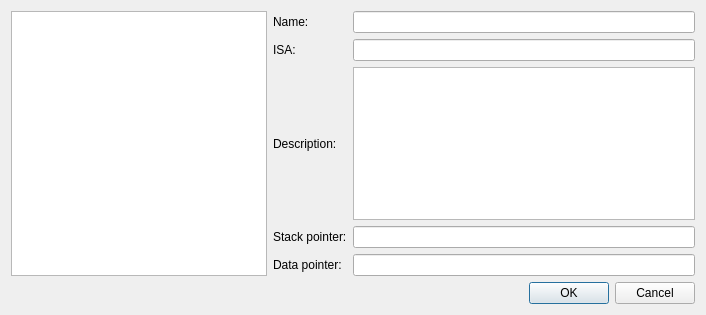
<?xml version="1.0" encoding="UTF-8"?>
<ui version="4.0">
 <class>Ripes::ProcessorSelectionDialog</class>
 <widget class="QDialog" name="Ripes::ProcessorSelectionDialog">
  <property name="geometry">
   <rect>
    <x>0</x>
    <y>0</y>
    <width>706</width>
    <height>315</height>
   </rect>
  </property>
  <property name="windowTitle">
   <string>Dialog</string>
  </property>
  <property name="modal">
   <bool>true</bool>
  </property>
  <layout class="QVBoxLayout" name="verticalLayout_4">
   <item>
    <layout class="QVBoxLayout" name="verticalLayout_3">
     <item>
      <layout class="QHBoxLayout" name="horizontalLayout" stretch="0,1">
       <item>
        <widget class="QListWidget" name="processorList">
         <property name="sizePolicy">
          <sizepolicy hsizetype="MinimumExpanding" vsizetype="Expanding">
           <horstretch>0</horstretch>
           <verstretch>0</verstretch>
          </sizepolicy>
         </property>
        </widget>
       </item>
       <item>
        <layout class="QGridLayout" name="gridLayout">
         <item row="2" column="0">
          <widget class="QLabel" name="label_3">
           <property name="text">
            <string>Description:</string>
           </property>
          </widget>
         </item>
         <item row="1" column="0">
          <widget class="QLabel" name="label_2">
           <property name="text">
            <string>ISA:</string>
           </property>
          </widget>
         </item>
         <item row="1" column="1">
          <widget class="QLineEdit" name="ISA">
           <property name="readOnly">
            <bool>true</bool>
           </property>
          </widget>
         </item>
         <item row="3" column="0">
          <widget class="QLabel" name="stackPtrLabel">
           <property name="text">
            <string>Stack pointer:</string>
           </property>
          </widget>
         </item>
         <item row="2" column="1">
          <widget class="QPlainTextEdit" name="description">
           <property name="readOnly">
            <bool>true</bool>
           </property>
          </widget>
         </item>
         <item row="0" column="0">
          <widget class="QLabel" name="label">
           <property name="text">
            <string>Name:</string>
           </property>
          </widget>
         </item>
         <item row="0" column="1">
          <widget class="QLineEdit" name="name">
           <property name="readOnly">
            <bool>true</bool>
           </property>
          </widget>
         </item>
         <item row="4" column="0">
          <widget class="QLabel" name="dataPtrLabel">
           <property name="text">
            <string>Data pointer:</string>
           </property>
          </widget>
         </item>
         <item row="3" column="1">
          <widget class="QLineEdit" name="stackPtr"/>
         </item>
         <item row="4" column="1">
          <widget class="QLineEdit" name="dataPtr"/>
         </item>
        </layout>
       </item>
      </layout>
     </item>
     <item>
      <layout class="QVBoxLayout" name="verticalLayout_5">
       <item>
        <widget class="QDialogButtonBox" name="buttonBox">
         <property name="standardButtons">
          <set>QDialogButtonBox::Cancel|QDialogButtonBox::Ok</set>
         </property>
        </widget>
       </item>
      </layout>
     </item>
    </layout>
   </item>
  </layout>
 </widget>
 <resources/>
 <connections/>
</ui>
